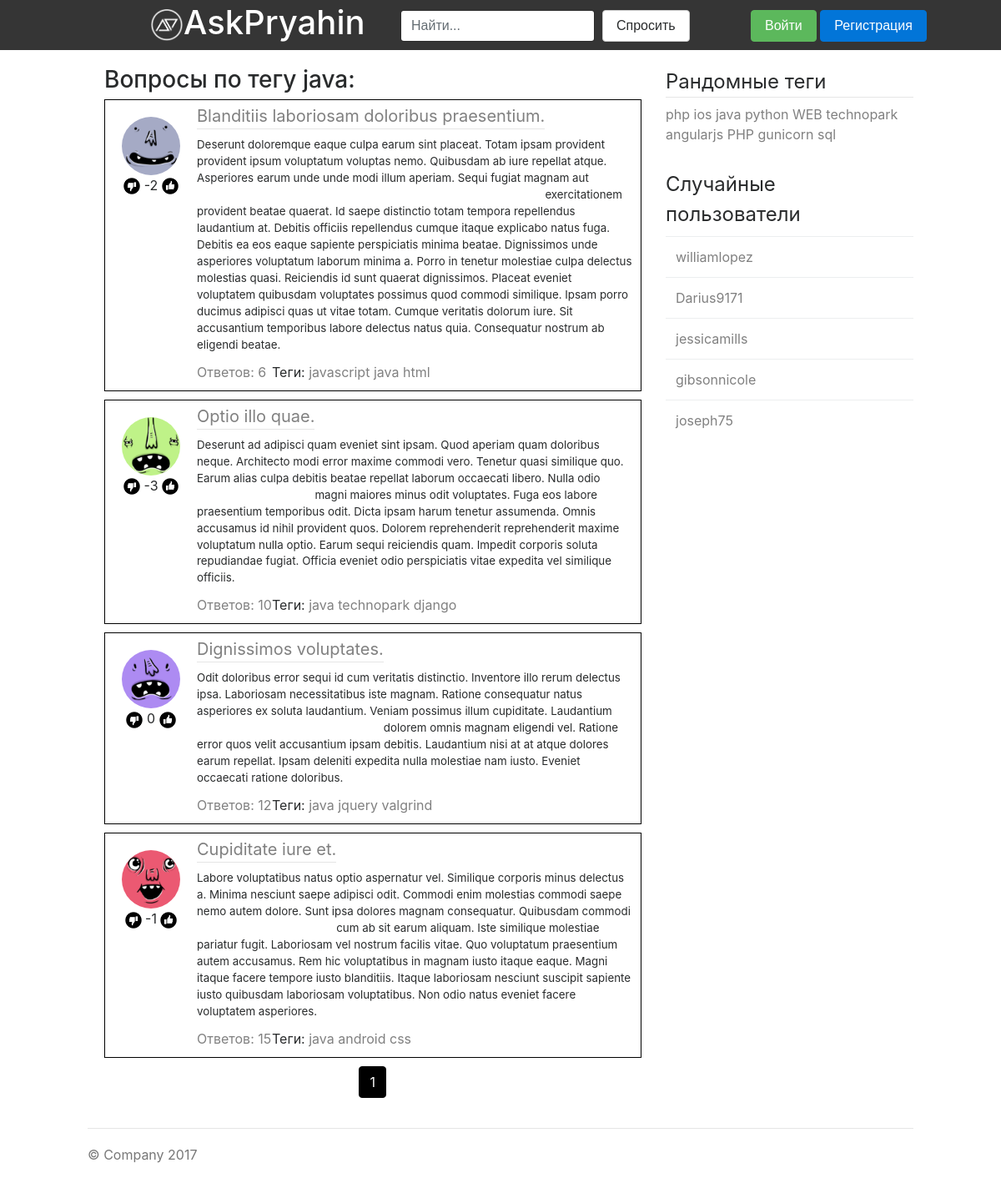
Page /tag/java on the committed database.
### askapp/models.py (models this page shows, shortened)
class Tag(models.Model):
    class Meta:
        verbose_name = u'Тег'
        verbose_name_plural = u'Теги'
    text = models.CharField(max_length=15, verbose_name='Tag')
    def __str__(self):
        return self.text

class Question(models.Model):
    class Meta:
        verbose_name = u'Вопрос'
        verbose_name_plural = u'Вопросы'
    author =  models.ForeignKey(User, verbose_name=u'Пользователь')
    title = models.CharField(max_length = 100, verbose_name=u'Заголовок')
    text = models.TextField(verbose_name=u'Текст')
    rating = models.IntegerField(default = 0, verbose_name=u'Рейтинг')
    count_answers = models.IntegerField(default = 0, verbose_name=u'Количество ответов')
    tags = models.ManyToManyField(Tag, verbose_name=u'Тег')
    isVote = models.BooleanField(default = True, verbose_name=u'Голосование')
    date = models.DateTimeField(default = timezone.now, verbose_name=u'Дата создания')
    objects = QuestionManager()

class Profile(models.Model):
    class Meta:
        verbose_name=u'Профиль'
        verbose_name_plural=u'Профили'
    user = models.OneToOneField(User, verbose_name=u'Пользователь')
    avatar = models.ImageField(upload_to='avatars')
    objects = ProfileManager()

### askapp/views.py (the view)
# urls.py: url(r'^tag/(?P<tag>\S+)/?$', views.questions_by_tag, name='questions_by_tag'),
def questions_by_tag(request, tag, page='1'):
    tag_questions = Question.objects.byTag(tag)
    questions = pagination(request, tag_questions, 20, page)
    questions.paginator.baseurl = "/tag/" + tag + "/"
    return render(request, 'question_by_tag.html', {'tag': tag, 'questions': questions, 'tags': randomTags(Tag), 'users': randomUsers(User)})

### askapp/func.py (called while the page is built)
def pagination(request, data, count, page):
    paginator = Paginator(data, count)
    get = request.GET.get('page')
    if get:
        page = int(get)
    try:
        paginator_datas_list = paginator.page(int(page))
    except PageNotAnInteger:
        data_list = paginator.page(1)
    except EmptyPage:
        paginator_datas_list = paginator.page(paginator.num_pages)
    return paginator_datas_list

def randomTags(Tag):
    tags = []
    for i in range(Tag.objects.count()):
        tags.append(str(Tag.objects.get(id=i + 1)))
    np.random.shuffle(tags)
    return tags[:10]

def randomUsers(User):
    users = []
    for i in range(User.objects.count()):
        users.append(str(User.objects.get(id=i + 1)))
    np.random.shuffle(users)
    return users[:5]

### askapp/models.py (called while the page is built)
    def byTag(self, input_tag):
        return self.filter(tags__text__iexact = input_tag)

### templates/question_by_tag.html (shortened to what this page needs)
{% extends "base.html"%}
{% block content %}
{% load static %}
<h3>Вопросы по тегу {{ tag }}:</h3>
{% for question in questions %}
            <div class="question">
               <div class="question-avatar">
                  <img src="{{ question.author.profile.avatar.url }}" class="rounded-circle question-avatar-img">
               </div>
               <div class="question-like">
                  <a href="#"><img src="{% static 'img/black-dislike.png' %}" class="page-like-img"></a>
                  {{ question.rating }}
                  <a href="#"><img src="{% static 'img/like-black.png' %}" class="page-like-img"></a>
               </div>
               <div class="question-title bot">
                  <a href="{% url 'question' question.id %}">{{ question.title }}</a>
               </div>
               <div class="question-preview">{{ question.text }}</div>
               <div class="question-answers"><a href="{% url 'question' question.id %}">Ответов: {{ question.count_answers }}</a></div>
               <div class="question-tags">Теги:
               {% for tag in question.tags.all %}
                  <a href="{% url 'questions_by_tag' tag %}"> {{ tag }} </a>
               {% endfor %}
               </div>
            </div>
{% endfor %}
{% include "paginator.html" %}
{% endblock %}

### templates/base.html (shortened to what this page needs)
{% load static %}
<!DOCTYPE html>
<html>
   <head>
      <link rel="stylesheet" type="text/css" href="{% static 'bootstrap-4.0.0-alpha.6-dist/css/bootstrap.min.css' %}">
      <link rel="stylesheet" type="text/css" href="{% static 'css/style.css' %}" />
   </head>
   <body>
      <div class="header">
         <div class="logo">
            <a href="{% url 'index' %}">
               <img src="{% static 'img/ap_logo.png' %}" class="logo-img d-inline-block">
               <h1 class="logo-title">AskPryahin</h1>
            </a>
         </div>
         <div class="search">
            <form class="form-inline" action="/search">
               <input type="text" class="form-control" name="q" placeholder="Найти...">
               &nbsp;&nbsp;<button type="button" class="btn btn-secondary" onClick='location.href="{% url 'ask' %}"'>Спросить</button>
            </form>
         </div>
         <div class="user">
         {% if request.user.is_authenticated %}
            <img src="{{ request.user.profile.avatar.url }}" class="rounded-circle header-avatar">
            <div class="user-block">
               <div class="user-name">{{ request.user.username }}</div>
               <div class="user-options">
                  <a href="{% url 'settings' %}">Настройки</a>
                  <a href="{% url 'logout' %}?continue={{ request.path }}">Выйти</a>
               </div>
            </div>
         {% else %}
            <div class="form-actions">
               <button type="submit" class="btn btn-success" onClick='location.href="{% url 'login' %}?continue={{ request.path }}"'>Войти</button>
               <button type="button" class="btn btn-primary" onClick='location.href="{% url 'signup' %}"'>Регистрация</button>
            </div>
         {% endif %}
         </div>
      </div>
      <div class="content">
         <div class="left">
            {% block content %}{% endblock %}
         </div>
         <div class="right">
            <div class="tags">
               <fieldset>
                  <legend class="bot">Рандомные теги</legend>
                  {% for tag in tags %}
                     <a href="{% url 'questions_by_tag' tag %}">{{ tag }}</a>
                  {% endfor %}
               </fieldset>
            </div>
            <div class="best-members">
               <legend>Случайные пользователи</legend>
               <table class="table">
                  <tbody>
                  {% for user in users %}
                     <tr><td><a href="{% url 'questions_by_user' user %}">{{ user }}</a></td></tr>
                  {% endfor %}
                  </tbody>
               </table>
            </div>
         </div>
         <div class="clearfix"></div>
      </div>
      <div class="footer">
         <p>© Company 2017</p>
      </div>
   </body>
</html>

### templates/paginator.html (shortened to what this page needs)
<ul class="pagination justify-content-center">
   {% for i in questions.paginator.page_range %}
      {% if i == questions.number %}
         <li class="page-item active"><a class="page-link" href="?page={{ i }}">{{ i }}</a></li>
      {% else %}
         <li class="page-item"><a class="page-link" href="?page={{ i }}">{{ i }}</a></li>
      {% endif %}
   {% endfor %}
</ul>

### static/css/style.css (style rules this page uses)
a { color: grey; }
button { cursor: pointer }
.header { background: #353535; width: 100%; height: 60px; min-width: 990px; }
.logo { display: inline-block; vertical-align: middle; margin-left: 15%; margin-top: 10px; color: White; }
.logo a { color: White; text-decoration: none; }
.logo-img { width: 40px; height: 40px; }
.logo-title { margin-top: -45px; margin-left: 40px; }
.search { margin-left: 40%; margin-top: -45px; }
.user { margin-left: 75%; margin-top: -38px; }
.bot { border-bottom: 1px solid #e5e5e5 }
.content, .footer { min-width: 990px; width: 70%; margin: auto; margin-top: 20px; }
.left { width: 65%; margin-left: 20px; float: left; }
.right { width: 30%; margin-left: auto; float: right; }
.best-members { margin-top: 30px; }
.footer { padding-top: 19px; color: #777; border-top: 1px solid #e5e5e5; }
.question { padding: 10px; padding-left: 0px; width: 100%; border: 1px solid #000; min-height: 125px; }
.question-avatar { height: 70px; width: 70px; margin: 10px 15px 0px 20px; }
.question-avatar-img { height: 100%; width: 100%; }
.question-like { width: 110px; margin-left: 0px; text-align: center; }
.question { margin-bottom: 10px; }
.question-title { font-size: 15pt; margin-top: -110px; margin-left: 110px; float: left; }
.question-title a { text-decoration: none; }
.question-preview { font-size: 10pt; margin-left: 110px; margin-top: -70px; }
.question-answers { margin-top: 10px; margin-left: 110px; }
.question-tags { margin-left: 200px; margin-top: -24px; }
.page-like-img { width: 20px; height: 20px; }
.page-link { color: #000; }
.page-item.active .page-link { color: #fff; background-color: #000; border-color:#000; }

### rows in the picture
Tag: text "java", tags "java"
Question: author.profile.avatar (picture), rating "-2", title "Blanditiis laboriosam doloribus praesentium.", text "Deserunt doloremque eaque culpa earum sint placeat. Totam ipsam provident provident ipsum voluptatum voluptas nemo. Quibusdam ab iure repellat atque. Asperiores earum unde unde modi illum aperiam. Sequi fugiat magnam aut exercitationem provident beatae quaerat. Id saepe distinctio totam tempora repellendus laudantium at. Debitis officiis repellendus cumque itaque explicabo natus fuga. Debitis ea eos eaque sapiente perspiciatis minima beatae. Dignissimos unde asperiores voluptatum laborum minima a. Porro in tenetur molestiae culpa delectus molestias quasi. Reiciendis id sunt quaerat dignissimos. Placeat eveniet voluptatem quibusdam voluptates possimus quod commodi similique. Ipsam porro…", count_answers "6"
Tag: text "javascript"
Tag: text "html"
Question: author.profile.avatar (picture), rating "-3", title "Optio illo quae.", text "Deserunt ad adipisci quam eveniet sint ipsam. Quod aperiam quam doloribus neque. Architecto modi error maxime commodi vero. Tenetur quasi similique quo. Earum alias culpa debitis beatae repellat laborum occaecati libero. Nulla odio magni maiores minus odit voluptates. Fuga eos labore praesentium temporibus odit. Dicta ipsam harum tenetur assumenda. Omnis accusamus id nihil provident quos. Dolorem reprehenderit reprehenderit maxime voluptatum nulla optio. Earum sequi reiciendis quam. Impedit corporis soluta repudiandae fugiat. Officia eveniet odio perspiciatis vitae expedita vel similique officiis.", count_answers "10"
Tag: text "technopark", tags "technopark"
Tag: text "django"
Question: author.profile.avatar (picture), rating "0", title "Dignissimos voluptates.", text "Odit doloribus error sequi id cum veritatis distinctio. Inventore illo rerum delectus ipsa. Laboriosam necessitatibus iste magnam. Ratione consequatur natus asperiores ex soluta laudantium. Veniam possimus illum cupiditate. Laudantium dolorem omnis magnam eligendi vel. Ratione error quos velit accusantium ipsam debitis. Laudantium nisi at at atque dolores earum repellat. Ipsam deleniti expedita nulla molestiae nam iusto. Eveniet occaecati ratione doloribus.", count_answers "12"
Tag: text "jquery"
Tag: text "valgrind"
Question: author.profile.avatar (picture), rating "-1", title "Cupiditate iure et.", text "Labore voluptatibus natus optio aspernatur vel. Similique corporis minus delectus a. Minima nesciunt saepe adipisci odit. Commodi enim molestias commodi saepe nemo autem dolore. Sunt ipsa dolores magnam consequatur. Quibusdam commodi cum ab sit earum aliquam. Iste similique molestiae pariatur fugit. Laboriosam vel nostrum facilis vitae. Quo voluptatum praesentium autem accusamus. Rem hic voluptatibus in magnam iusto itaque eaque. Magni itaque facere tempore iusto blanditiis. Itaque laboriosam nesciunt suscipit sapiente iusto quibusdam laboriosam voluptatibus. Non odio natus eveniet facere voluptatem asperiores.", count_answers "15"
Tag: text "android"
Tag: text "css"
Tag: tags "php"
Tag: tags "ios"
Tag: tags "python"
Tag: tags "WEB"
Tag: tags "angularjs"
Tag: tags "PHP"
Tag: tags "gunicorn"
Tag: tags "sql"

### other values in the picture
{{ i }} "1"
{{ user }} "williamlopez" "Darius9171" "jessicamills" "gibsonnicole" "joseph75"
